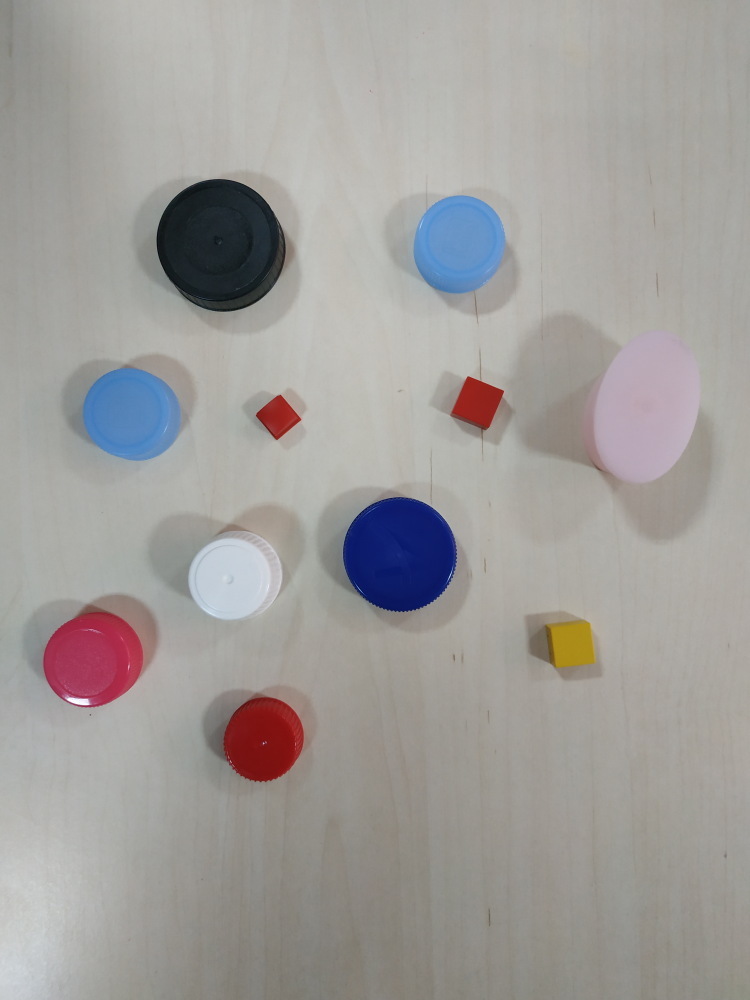
#> input picture final_project_imgs/5.jpg, 3000 x 4000 px (shown at 1/4 size)
$ jupyter execute 8_Final_project.ipynb
#> lines starting #> are read from the running program, lines starting #| are printed output that depends on the picture; after the words box and inside, x2 and y2 are one past the last pixel; in counts of white or black regions, pixels touching at a corner belong together
# 8. Final project

Notebook to recognize and categorize taps in an image

[cell 1]
import cv2
import numpy as np
import matplotlib.pyplot as plt
import imutils

First, load the dataset:
We see there are:
* 1 tap  rounded black
* 1 tap  rounded white
* 3 taps rounded blue
* 2 taps rounded red
* 2 taps squared red
* 1 tap  squared yellow
* 1 tap  elliptical pink

Given all these, in some pictures maybe some of there are not include.
We assume this taps have always same size.

Steps:

1. Load image
2. Convert tu RGB
3. Crop image

## Crop image

We crop the image as there is too much backround above and below ROI. These parts of the background (top and bottom) are affected by the light (lighter), so cropping the images we assure a better change to detect lighter objects.

[cell 2]
image = cv2.imread('final_project_imgs/5.jpg')
#> image is the input picture: shape (4000, 3000, 3); mean B, G, R 154.7, 157.2, 160.2
image = cv2.cvtColor(image, cv2.COLOR_BGR2RGB)

image_copy = image.copy()
image_original = image.copy()
# image_copy =  cv2.resize(image_copy,(600,600))

# crop images
print(image_copy.shape) #(4000, 3000)
#| (4000, 3000, 3)
image_copy = image_copy[500:3300, :]
gray = cv2.cvtColor(image_copy, cv2.COLOR_BGR2GRAY)
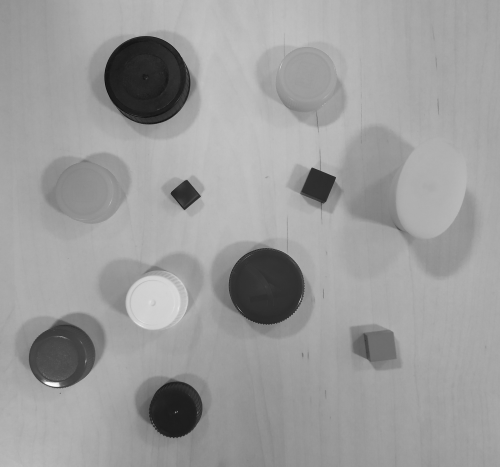
#> gray: shape (2800, 3000) (shown at 1/6 size); min 1, max 255, mean 156.3

[cell 3]
# blurred = cv2.GaussianBlur(gray, (5,5), 0)
# like gaussian, but transform only pixels with same intensity values. Because of that,
# is highly effective in noise removal while keeping edges sharp
blurred = cv2.bilateralFilter(gray, 15, 75, 75)


# contrast  (equalization)
equal_image = cv2.equalizeHist(gray)
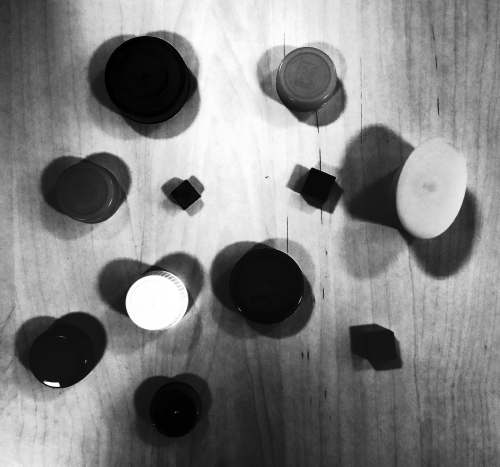
#> equal_image: shape (2800, 3000) (shown at 1/6 size); min 0, max 255, mean 129.8

th_binary = cv2.threshold(blurred, 100, 1, cv2.THRESH_BINARY)[1]
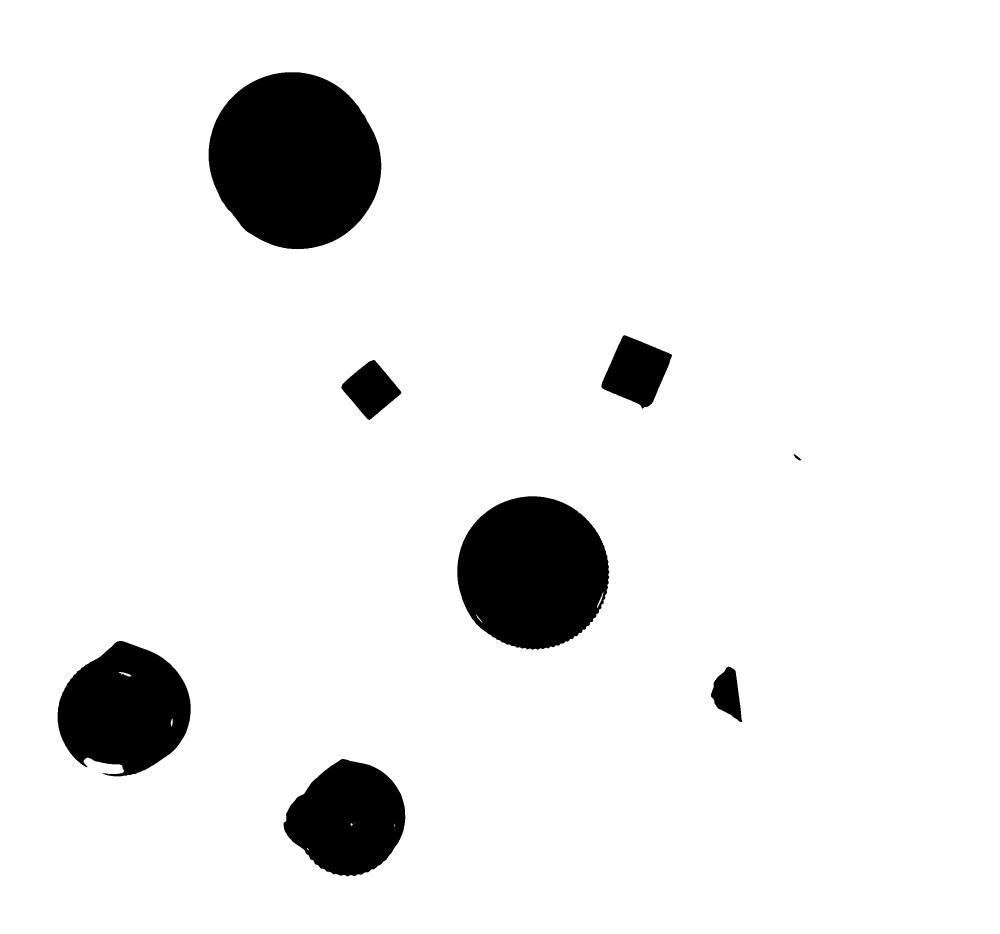
#> th_binary: shape (2800, 3000) (shown at 1/3 size); values 0 (black) and 1 (white), 92.4% white; 11 black regions (3 under 20 px), largest, box (x1, y1, x2, y2) and area: (626, 217, 1144, 747) 212814, (1372, 1489, 1828, 1949) 163608, (173, 1923, 572, 2329) 115926
th_adaptative = cv2.adaptiveThreshold(blurred, 255, cv2.ADAPTIVE_THRESH_GAUSSIAN_C, cv2.THRESH_BINARY, 11, 2)
#> th_adaptative: shape (2800, 3000); 99.5% white; 996 black regions (919 under 20 px), largest, box (x1, y1, x2, y2) and area: (626, 217, 1143, 747) 10037, (1372, 1489, 1829, 1948) 7794, (906, 2289, 1215, 2628) 5567
th_inrange = cv2.inRange(blurred, 0, 90)
#> th_inrange: shape (2800, 3000); 7.4% white; 8 white regions (1 under 20 px), largest, box (x1, y1, x2, y2) and area: (626, 217, 1143, 747) 212255, (1372, 1489, 1827, 1948) 162590, (174, 1928, 570, 2328) 112293
th_inrange_white = cv2.inRange(blurred, 200, 255)
#> th_inrange_white: shape (2800, 3000); 0.94% white; 7 white regions (1 under 20 px), largest, box (x1, y1, x2, y2) and area: (764, 1658, 1085, 1974) 77042, (268, 2291, 356, 2321) 1765, (1110, 1808, 1123, 1860) 263, (1085, 1696, 1095, 1708) 77, (1119, 1784, 1122, 1799) 38, (1109, 1738, 1114, 1750) 33

cv2.imwrite('11.jpg', gray)


# contrast  (equalization)
equal_image = cv2.equalizeHist(gray)

fig, axes = plt.subplots(1, 3, figsize=(24,12))
axes[0].imshow(gray, cmap='gray',  vmin=0, vmax=255)
axes[0].set_title('gray')
axes[1].imshow(blurred, cmap='gray', vmin=0, vmax=255)
axes[1].set_title('Blurred image')
axes[2].imshow(equal_image, cmap='gray',  vmin=0, vmax=255)
axes[2].set_title('equalized image')
for ax in axes:
    ax.set_xticks([])
    ax.set_yticks([])


# contrast  (equalization)
equal_image = cv2.equalizeHist(gray)

fig, axes = plt.subplots(1, 4, figsize=(24,12))
axes[0].imshow(th_binary, cmap='gray', vmin=0, vmax=255)
axes[0].set_title('binary')
axes[1].imshow(th_adaptative, cmap='gray', vmin=0, vmax=255)
axes[1].set_title('adaptative')
axes[2].imshow(th_inrange, cmap='gray', vmin=0, vmax=255)
axes[2].set_title('inrange')
axes[3].imshow(th_inrange_white, cmap='gray', vmin=0, vmax=255)
axes[3].set_title('inrange white')
for ax in axes:
    ax.set_xticks([])
    ax.set_yticks([])

## Postprocessing

In the images below, we can see how we applied 2 `inrange` filters, one for darker colors and one for the white one.

[cell 4]
# Note that we can use different kernels if needed
kernel = np.ones((5,5),np.float32)/225

# Dilation for inrange dark
erosion = cv2.erode(th_inrange_white, kernel, iterations = 1)
#> erosion: shape (2800, 3000); 0.88% white; 6 white regions (3 under 20 px), largest, box (x1, y1, x2, y2) and area: (766, 1660, 1083, 1972) 72890, (272, 2293, 354, 2319) 1304, (1112, 1839, 1117, 1851) 27
dilation = cv2.dilate(th_inrange, kernel, iterations = 3)
#> dilation: shape (2800, 3000); 8.1% white; 7 white regions, largest, box (x1, y1, x2, y2) and area: (620, 211, 1149, 753) 224967, (1366, 1483, 1833, 1954) 174204, (168, 1922, 576, 2334) 124590
dilation_white = cv2.dilate(th_inrange_white, kernel, iterations = 1) # CAREFUL, BIG DILATION, CHECK IN OTHER PICTURES.
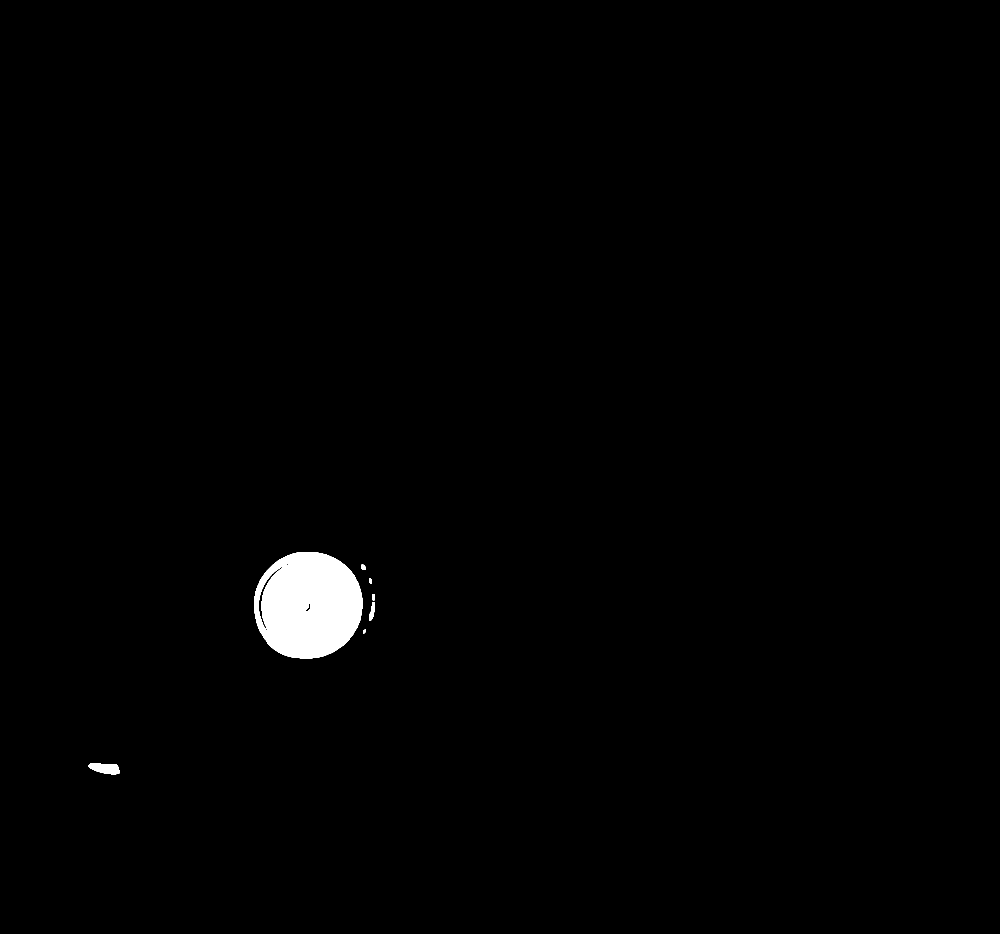
#> dilation_white: shape (2800, 3000) (shown at 1/3 size); 1% white; 7 white regions


fig, axes = plt.subplots(1, 3, figsize=(16, 12))
axes[0].imshow(dilation, cmap='gray', vmin=0, vmax=255)
axes[0].set_title('Dilation')
axes[1].imshow(dilation_white, cmap='gray', vmin=0, vmax=255)
axes[1].set_title('Dilation white')
axes[2].imshow(erosion, cmap='gray', vmin=0, vmax=255)
axes[2].set_title('Erosion white')
axes[0].set_xticks([])
axes[0].set_yticks([])

Find contours and draw them in original image

[cell 5]
# Find contours in the thresholded image
cnts = cv2.findContours(dilation_white, cv2.RETR_EXTERNAL, cv2.CHAIN_APPROX_SIMPLE)
#> cnts = 7 contours; box (x1, y1, x2, y2) and area: (762, 1656, 1087, 1976) 82217, (266, 2289, 358, 2323) 2152, (1108, 1806, 1125, 1862) 480, (1083, 1694, 1097, 1710) 158, (1117, 1782, 1124, 1801) 102, (1107, 1736, 1116, 1752) 96, (1089, 1889, 1098, 1900) 60

# Grab the appropriate tuple value based on whether
# we are using OpenCV 2.4, 3, or 4.
cnts = imutils.grab_contours(cnts)

# (image,contours,number of contours (-1 = all),color to draw, width (-1 =filled)
cv2.drawContours(image_copy, cnts, -1, (0, 255, 0), 8)

# show thresholded image
fig, axes = plt.subplots(1, 1, figsize=(48, 24))
axes.imshow(image_copy, cmap='gray', vmin=0, vmax=255)
axes.set_title('Original image contoured')

We see there are a lot of contours when we just want one, the white one. So now, we filter by area to reduce contours to just the desires

[cell 6]
for contour in cnts:
        area = cv2.contourArea(contour)
        print(area)
#> this loop made 7 passes
#> area on passes 1 to 7: 2152.5, 60, 479.5, 102.5, 96.5, 158.5, 82217
#> (printed output is left out)

def clean_contours_by_area(contours, min_size, max_size, min_circularity):
    """filter all contours by size to prevent noise"""
#> called with min_size = 15000, max_size = 1000000, min_circularity = 0.5
    filtred_contours  = []
    for contour in contours:
        area = cv2.contourArea(contour)
        if (area < max_size) & (area > min_size):
            perimeter = cv2.arcLength(contour, True)
            filtred_contours.append(contour)
#> after the loop, filtred_contours = 1 contour; box (x1, y1, x2, y2) and area: (762, 1656, 1087, 1976) 82217
    return filtred_contours

cnts_filtred = clean_contours_by_area(cnts,15000,1000000,0.5)
#> cnts_filtred has the same summary as filtred_contours in clean_contours_by_area
cv2.drawContours(image_original, cnts_filtred, -1, (0, 255, 0), 8)

print('Number of contours found: ',len(cnts_filtred))
#| Number of contours found:  1


# show image
fig, axes = plt.subplots(1, 1, figsize=(48, 24))
axes.imshow(image_original, cmap='gray', vmin=0, vmax=255)
axes.set_title('Original image contoured')

$ run again, with final_project_imgs/1.jpg copied over final_project_imgs/5.jpg
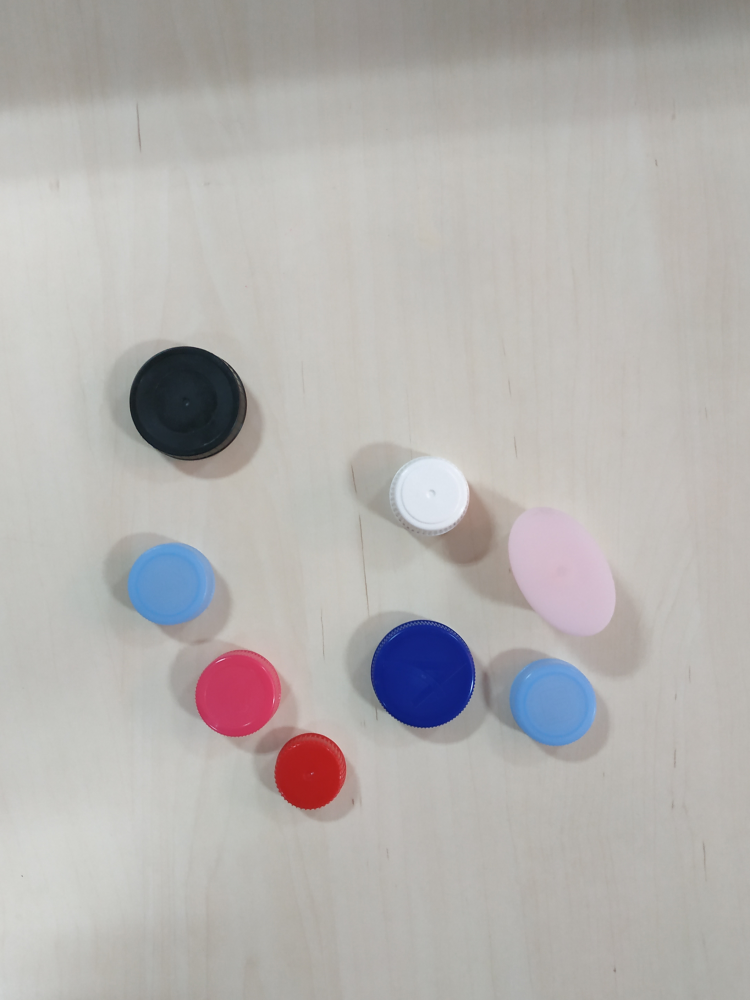
#> input picture final_project_imgs/1.jpg, 3000 x 4000 px (shown at 1/4 size)
#> image is the input picture: shape (4000, 3000, 3); mean B, G, R 175.9, 178, 181
#| (4000, 3000, 3)
#> `th_binary = cv2.threshold(blurred, 100, 1, cv2.THRESH_BINARY)[1]`:
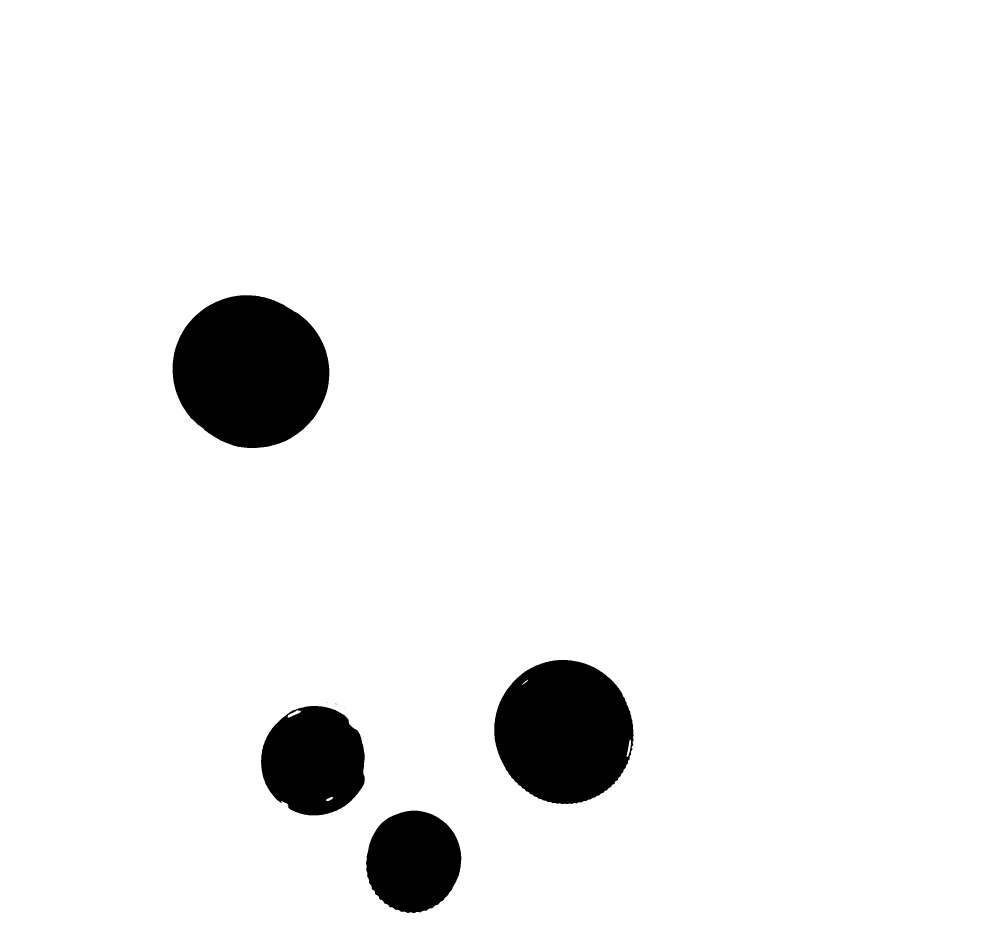
#> th_binary: shape (2800, 3000) (shown at 1/3 size); values 0 (black) and 1 (white), 94.6% white; 8 black regions (4 under 20 px), largest, box (x1, y1, x2, y2) and area: (518, 886, 988, 1344) 167678, (1483, 1980, 1901, 2412) 140904, (783, 2118, 1094, 2446) 80309, (1098, 2432, 1384, 2739) 68412
#> th_adaptative: shape (2800, 3000); 99.6% white; 658 black regions (604 under 20 px), largest, box (x1, y1, x2, y2) and area: (518, 885, 988, 1342) 9081, (1483, 1979, 1902, 2413) 8011, (1100, 2431, 1385, 2740) 5299
#> th_inrange: shape (2800, 3000); 5.4% white; 4 white regions, box (x1, y1, x2, y2) and area: (518, 886, 988, 1343) 166729, (1483, 1980, 1900, 2412) 139291, (785, 2122, 1090, 2445) 75873, (1099, 2432, 1382, 2738) 67527
#> th_inrange_white: shape (2800, 3000); 9.3% white; 74 white regions (20 under 20 px), largest, box (x1, y1, x2, y2) and area: (0, 195, 732, 1382) 516032, (0, 2533, 637, 2800) 108528, (1581, 1182, 1938, 1618) 95155
#> erosion: shape (2800, 3000); 8.9% white; 56 white regions (20 under 20 px), largest, box (x1, y1, x2, y2) and area: (0, 197, 728, 1378) 502208, (0, 2536, 634, 2800) 102029, (1583, 1187, 1933, 1616) 90759
#> dilation: shape (2800, 3000); 5.8% white; 4 white regions, box (x1, y1, x2, y2) and area: (512, 880, 994, 1349) 178154, (1477, 1974, 1906, 2418) 150515, (779, 2116, 1096, 2451) 84316, (1093, 2426, 1388, 2744) 74808
#> dilation_white: shape (2800, 3000); 9.8% white; 57 white regions
#> cnts = 57 contours, 1 with area under 20; largest, box (x1, y1, x2, y2) and area: (0, 193, 753, 1384) 528280, (0, 2531, 639, 2800) 113776, (1579, 1180, 1940, 1620) 98843, (2165, 1474, 2460, 1969) 39457, (1134, 198, 1260, 331) 8226
#> `cv2.drawContours(image_copy, cnts, -1, (0, 255, 0), 8)`:
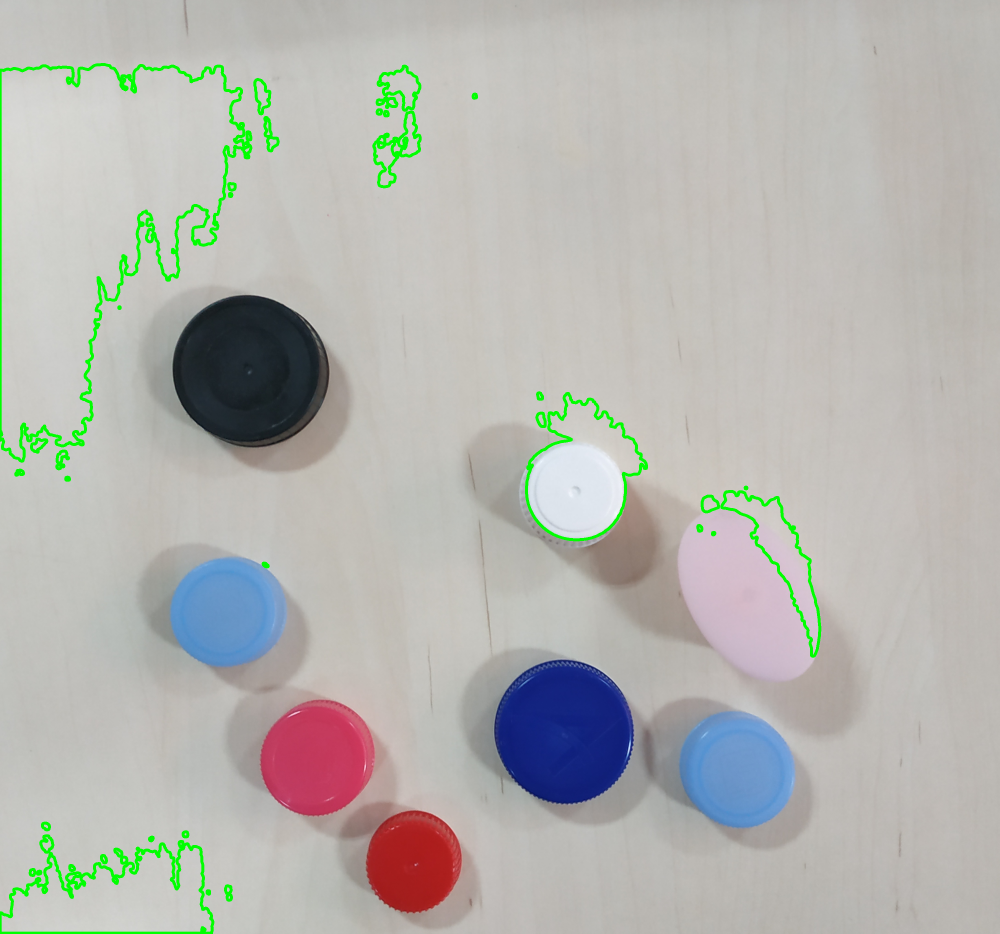
#> image_copy: shape (2800, 3000, 3) (shown at 1/3 size); mean R, G, B 180.5, 181.1, 176.3
#> the loop `for contour in cnts:` made 57 passes
#> area on passes 1 to 8: 178.5, 64.5, 316, 80.5, 595.5, 76, 206, 167.5
#> (printed output is left out)
#> the loop in clean_contours_by_area, `for contour in contours:` made 57 passes
#> (area, perimeter) on passes 13, 24, 34, 57: (113776.5, 2863.1), (39457, 1508.7), (98843, 1711.1), (528279.5, 6296.5)
#> after the loop in clean_contours_by_area, `for contour in contours:`: filtred_contours = 4 contours; box (x1, y1, x2, y2) and area: (0, 193, 753, 1384) 528280, (0, 2531, 639, 2800) 113776, (1579, 1180, 1940, 1620) 98843, (2165, 1474, 2460, 1969) 39457
#> cnts_filtred has the same summary as filtred_contours in clean_contours_by_area
#| Number of contours found:  4
